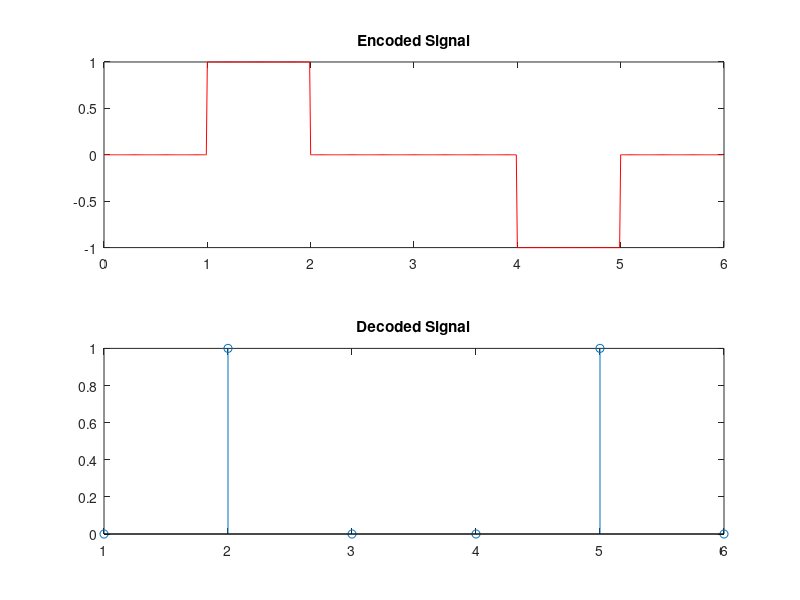

MATLAB code to generate this figure:

data = [0 1 0 0 1 0];
bit_rate = 1;

Time = length(data)/bit_rate;
points = 100;
total_points = length(data)*points;
sample_time = 0:Time/total_points:Time - (Time/total_points);
encoded_output = zeros(1, length(sample_time));

prev_level = 1;

for i=0:length(data)-1
    if data(i+1)== 0
        encoded_output(i*points+1:(i+1)*points) = 0;
    else
       encoded_output(i*points+1:(i+1)*points) = prev_level;
       if prev_level == 1
           prev_level = -1;
       else
           prev_level = 1;
       end
    end
end

subplot(2, 1, 1)
plot(sample_time, encoded_output, 'r');
title('Encoded Signal');

%Decoding the encoded signal
data_length = length(encoded_output)/points;
decoded_data = zeros(1, data_length);


for i=0:data_length-1
    if encoded_output(i*points+1) == 0
        decoded_data(i+1) = 0;
    else
        decoded_data(i+1) = 1;
    end
end

subplot(2, 1, 2);
stem(decoded_data);
title('Decoded Signal');

